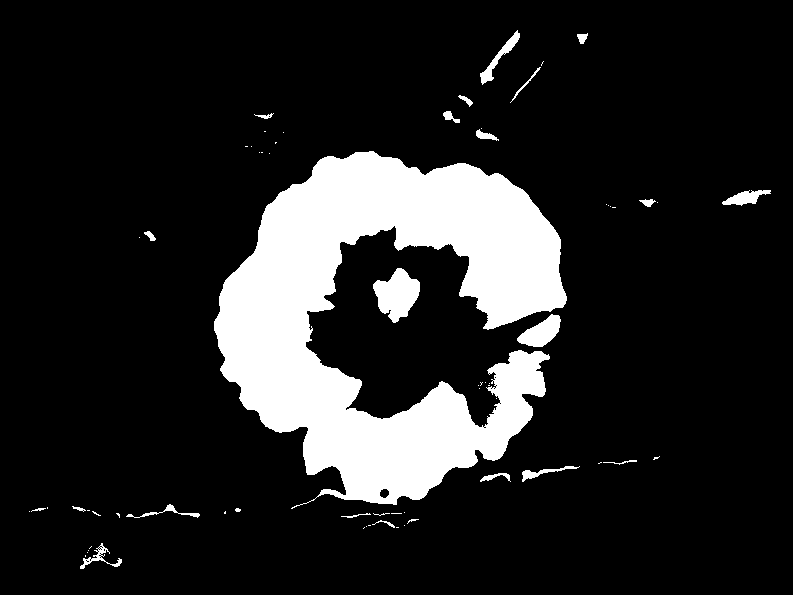
#> input picture (5)ImageProcessing/03_Contour_fitting/flower.png, 793 x 595 px
$ python 02_.py   (older library calls are emulated)
#> lines starting #> are read from the running program, lines starting #| are printed output that depends on the picture; after the words box and inside, x2 and y2 are one past the last pixel; in counts of white or black regions, pixels touching at a corner belong together
import cv2
import numpy as np
import matplotlib.pyplot as plt
im=cv2.imread('flower.png')
#> im is the input picture: shape (595, 793, 3); 14.5% white; 67 white regions (44 under 20 px), largest, box (x1, y1, x2, y2) and area: (214, 151, 567, 509) 63523, (373, 268, 420, 323) 1589, (517, 314, 561, 347) 815
iim=cv2.imread('../../../data/flower2.jpg')
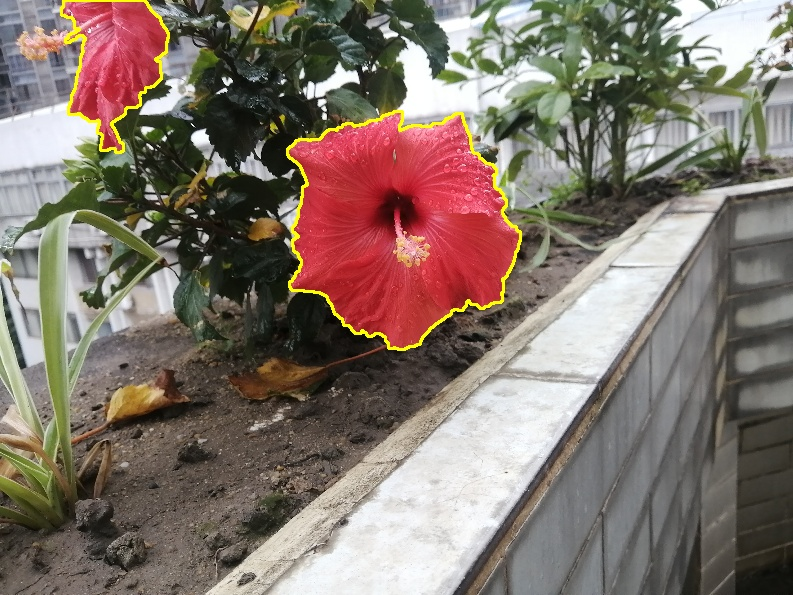
#> input picture (5)ImageProcessing/03_Contour_fitting/contours/flower2.jpg, 793 x 595 px, found by its file name
#> iim is the input picture: shape (595, 793, 3); mean B, G, R 107.1, 116.9, 130.7
iim=cv2.resize(iim,(int(im.shape[1]),int(im.shape[0])))
cv2.imshow('img',im)

blur=cv2.medianBlur(im,25)
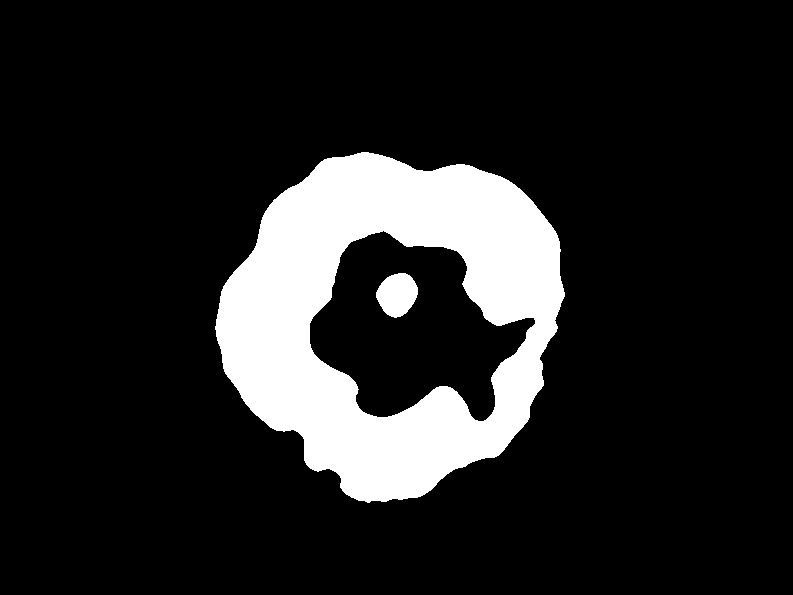
#> blur: shape (595, 793, 3); 13.9% white; 2 white regions, box (x1, y1, x2, y2) and area: (215, 152, 565, 503) 64368, (376, 273, 418, 318) 1369
kernel = np.ones((2,2), np.uint8)
res = cv2.morphologyEx(im,
                       cv2.MORPH_OPEN,
                       kernel,
                       iterations=5)
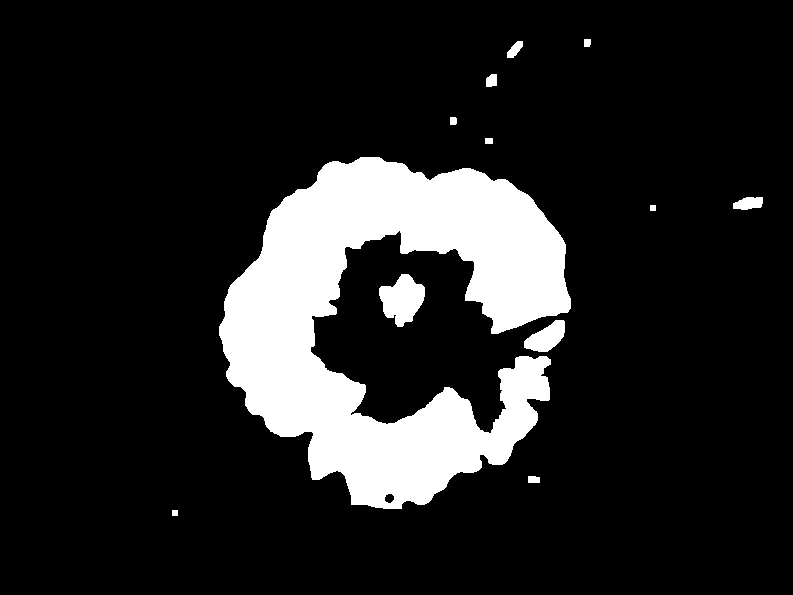
#> res: shape (595, 793, 3); 14.1% white; 12 white regions, largest, box (x1, y1, x2, y2) and area: (219, 157, 571, 509) 63050, (379, 274, 425, 327) 1565, (524, 320, 565, 352) 802

cv2.imshow('open',res)
cv2.imshow('blur',blur)
gray01=cv2.cvtColor(res, cv2.COLOR_BGR2GRAY)
gray02=cv2.cvtColor(blur, cv2.COLOR_BGR2GRAY)
#> gray02: shape (595, 793); 13.9% white; 2 white regions
# 提取图像轮廓
ret, binary = cv2.threshold(gray02, 127, 255, cv2.THRESH_BINARY)
img, contours, hierarchy = cv2.findContours(binary,
                                            cv2.RETR_EXTERNAL,
                                            cv2.CHAIN_APPROX_NONE)
#> contours = 1 contour; box (x1, y1, x2, y2) and area: (215, 152, 565, 503) 89432
# 精度一
print(contours)
#> (printed output is left out)
adp = iim.copy()
epsilon = 0.000001* cv2.arcLength(contours[0],True)  # 精度，根据周长计算
#> epsilon = 0.00119
approx = cv2.approxPolyDP(contours[0], epsilon, False)  # 构造多边形
#> approx = contour of 488 points, box (x1, y1, x2, y2) (215, 152, 565, 503), area 89432
print(approx)
#> (printed output is left out)
adp = cv2.drawContours(adp, [approx], 0, (0, 0, 255), 5)  # 绘制多边形
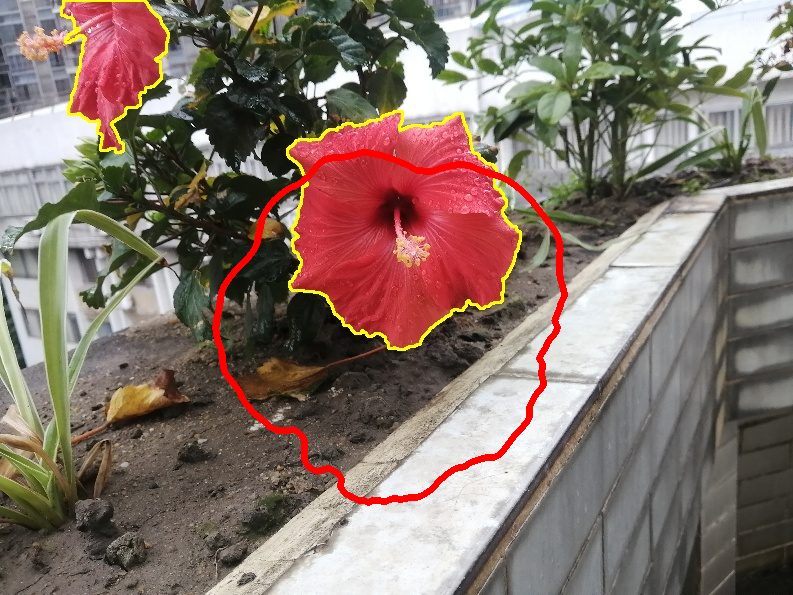
#> adp: shape (595, 793, 3); 1.58% of pixels changed, all inside (x1, y1, x2, y2) = (212, 149, 568, 506)
cv2.imshow("result_0.005", adp)


cv2.waitKey()
cv2.destroyAllWindows()
